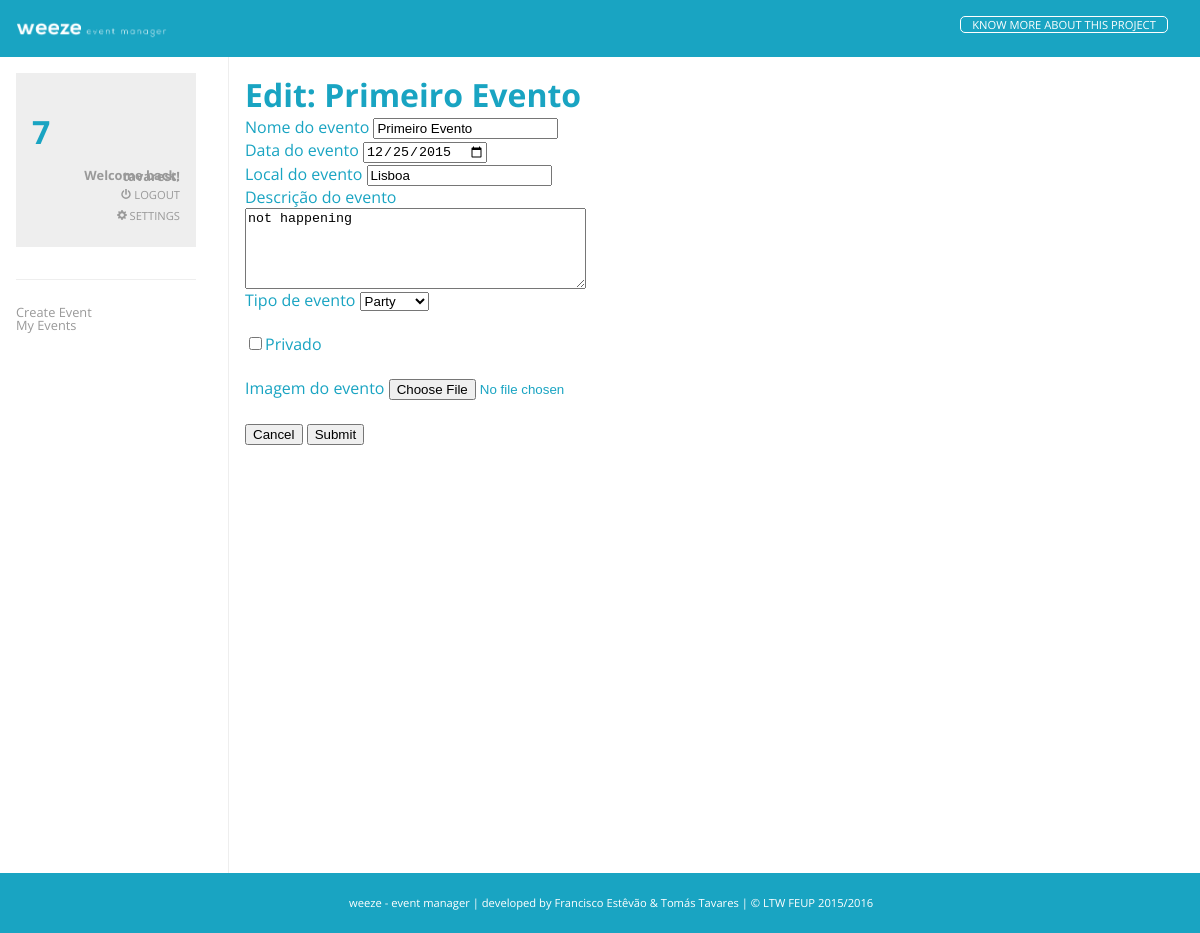
The page /events/edit.php?id=1 (signed in) on the database its author committed.
### tables this page shows
CREATE TABLE "evento" (
	`id`	INTEGER NOT NULL,
	`nome`	VARCHAR NOT NULL,
	`data`	DATE NOT NULL,
	`local`	VARCHAR,
	`descricao`	MEDIUMTEXT NOT NULL,
	`tipo`	VARCHAR NOT NULL,
	`imagem`	LONGBLOB NOT NULL,
	`criador`	varchar,
	`privado`	BOOLEAN,
	PRIMARY KEY(id)
);

### events/edit.php (the view, shortened to what this page needs)
<?php
	global $db;
	$id=$_GET['id'];
	$stmt = $db->prepare("SELECT * FROM evento WHERE id = :id");
	$stmt->bindParam(':id', $id);
	$stmt->execute();
	$result = $stmt->fetchAll();
	foreach ($result as $row){
		$nome = $row['nome'];
		$data = $row['data'];
		$local = $row['local'];
		$desc = $row['descricao'];
	}
?>
<html>
	<head>
		<link rel="stylesheet" type="text/css"  href="../css/styleMain.css">
	</head>
	<body>
		<div id="header">
           <img src="../img/logoTopWhite.png" height="25px">
            <a href="http://www.google.com"><p>Know more about this project</p></a>
        </div>
        <div id="nav">
            <div class="user">
                <div class="photo">
					<h1><?php echo $_SESSION['img'];?></h1>
                </div>
                <div class="info">
					<h1>Welcome back, <?php echo $_SESSION['username'];?>!</h1>
					<a href="../action/logout.php" class="link"><p><img src="../img/logout.svg" height="10px">  Logout</p></a>
					<a href="../action/logout.php" class="link"><p><img src="../img/config.svg" height="10px">  Settings</p></a>
                </div>
            </div>
            <div class="separator">
            </div>
            <div class="list">
                <a href="create_event.php"><p>Create Event</p><a/>
                <a href="my_events.php"><p>My Events</p><a/>
            </div>
        </div>
        <div id="section">
			<h1>Edit: <?php echo $nome; ?></h1>
			<form class="new-event-form" action="edit_action.php" method="post" enctype="multipart/form-data">
				<label>Nome do evento
					<input type="text" name="nome_do_evento" class="input" id="nome" autocomplete="off" required="true" value="<?php echo $nome;?>">
				</label>
				<br>
				<label>Data do evento
					<input type="date" name="data_do_evento" class="input" id="data" autocomplete="off" required="true" value="<?php echo $data;?>">
				</label>
				<br>
				<label>Local do evento
					<input type="text" name="local_do_evento" class="input" id="local" autocomplete="off" value="<?php echo $local;?>">
				</label>
				<br>
				<label>Descrição do evento<br>
					<textarea type="textarea" name="descricao_do_evento" class="input" id="descricao" autocomplete="off" required="true" rows="5" cols="40"><?php echo $desc;?></textarea>
				</label>
				<br>
				<label>Tipo de evento
					<select name="tipo_do_evento" class="input" id="tipo" required="true">
						<option value="party">Party</option>
					</select>
				</label>
				<br><br>
				<input type="checkbox" name="privacidade" class="input" id="privado" value="true">Privado
				<br><br>
				<label>Imagem do evento
					<input type="file" name="imagem_do_evento" class="input" id="imagem" autocomplete="off" required="true" accept="image/*">
				</label>
				<br><br>
				<a href="event.php?id=<?php echo $id;?>">
					<input type="button" value="Cancel" class="button">
				</a>
				<input id="button" type="submit" name="submit" class="button" value="Submit">
		</form>
        </div>
        <div id="footer">
        <p>weeze - event manager | developed by Francisco Estêvão & Tomás Tavares | © LTW FEUP 2015/2016</p>
        </div>
	</body>
</html>

### css/styleMain.css (style rules this page uses)
body, html { width: 100%; height:100%; margin:0; padding:0; font-family: 'Open Sans', sans-serif; text-decoration: none; text-rendering: optimizeLegibility !important; -webkit-font-smoothing: antialiased !important; color: #19a4c2; }
#header { background-color: #19a4c2; color:white; padding:1em; padding-left: 1em; }
a { text-decoration: none; background-color: transparent; }
#nav { text-decoration: none; width:15%; float:left; padding-left: 1em; padding-top: 1em; border-right: 1px solid; border-color: #eeeeee; padding-right: 2em; position: relative; height:100%; }
#footer { margin-bottom: 0; background-color:#19a4c2; color:white; clear:both; text-align:center; padding: 0.7em; width: 100%; }
#footer p { color: white; font-size: 0.7em; }
#header a { border-radius: 5px; border: 1px solid white; background:#19a4c2; max-width: 30%; max-height: 30px; text-align: center; float:right; margin-right: 1em; text-decoration: none; }
#header a p { color: white; text-transform: uppercase; text-decoration: none; padding: 0; margin:0em 1em 0em 1em; font-size-adjust: auto; font-size: 0.7em; }
#nav .user { background: #eeeeee; padding: 1em; }
#nav p { text-decoration:none; }
#nav .user .info h1 { font-size: 0.8em; line-height: 0.1em; text-align: right; color: #999999; margin:0; padding: 0; }
#nav a p { text-decoration: none; }
#nav .user .info .link { text-transform: uppercase; font-size: 0.7em; text-align: right; line-height: 0em; text-decoration:none; color: #999999; margin:0; padding: 0; }
#nav .separator { height: 1px; margin: 2em 0em 2em 0em; background-color: #eeeeee; }
#nav .list a p { color: #999999; line-height: 0; font-size: 0.8em; text-decoration: none; }
#section { float:left; padding:1em; width: 75%; margin: 0; }
#section h1 { font-size: 2em; color: #19a4c2; text-decoration: none; margin:0; }

### rows shown on the page
evento: nome "Primeiro Evento", nome_do_evento "Primeiro Evento", data_do_evento "12/25/2015", local_do_evento "Lisboa", descricao_do_evento "not happening"

### other values the page prints
$_SESSION['img'] "7"
$_SESSION['username'] "tavarest"
